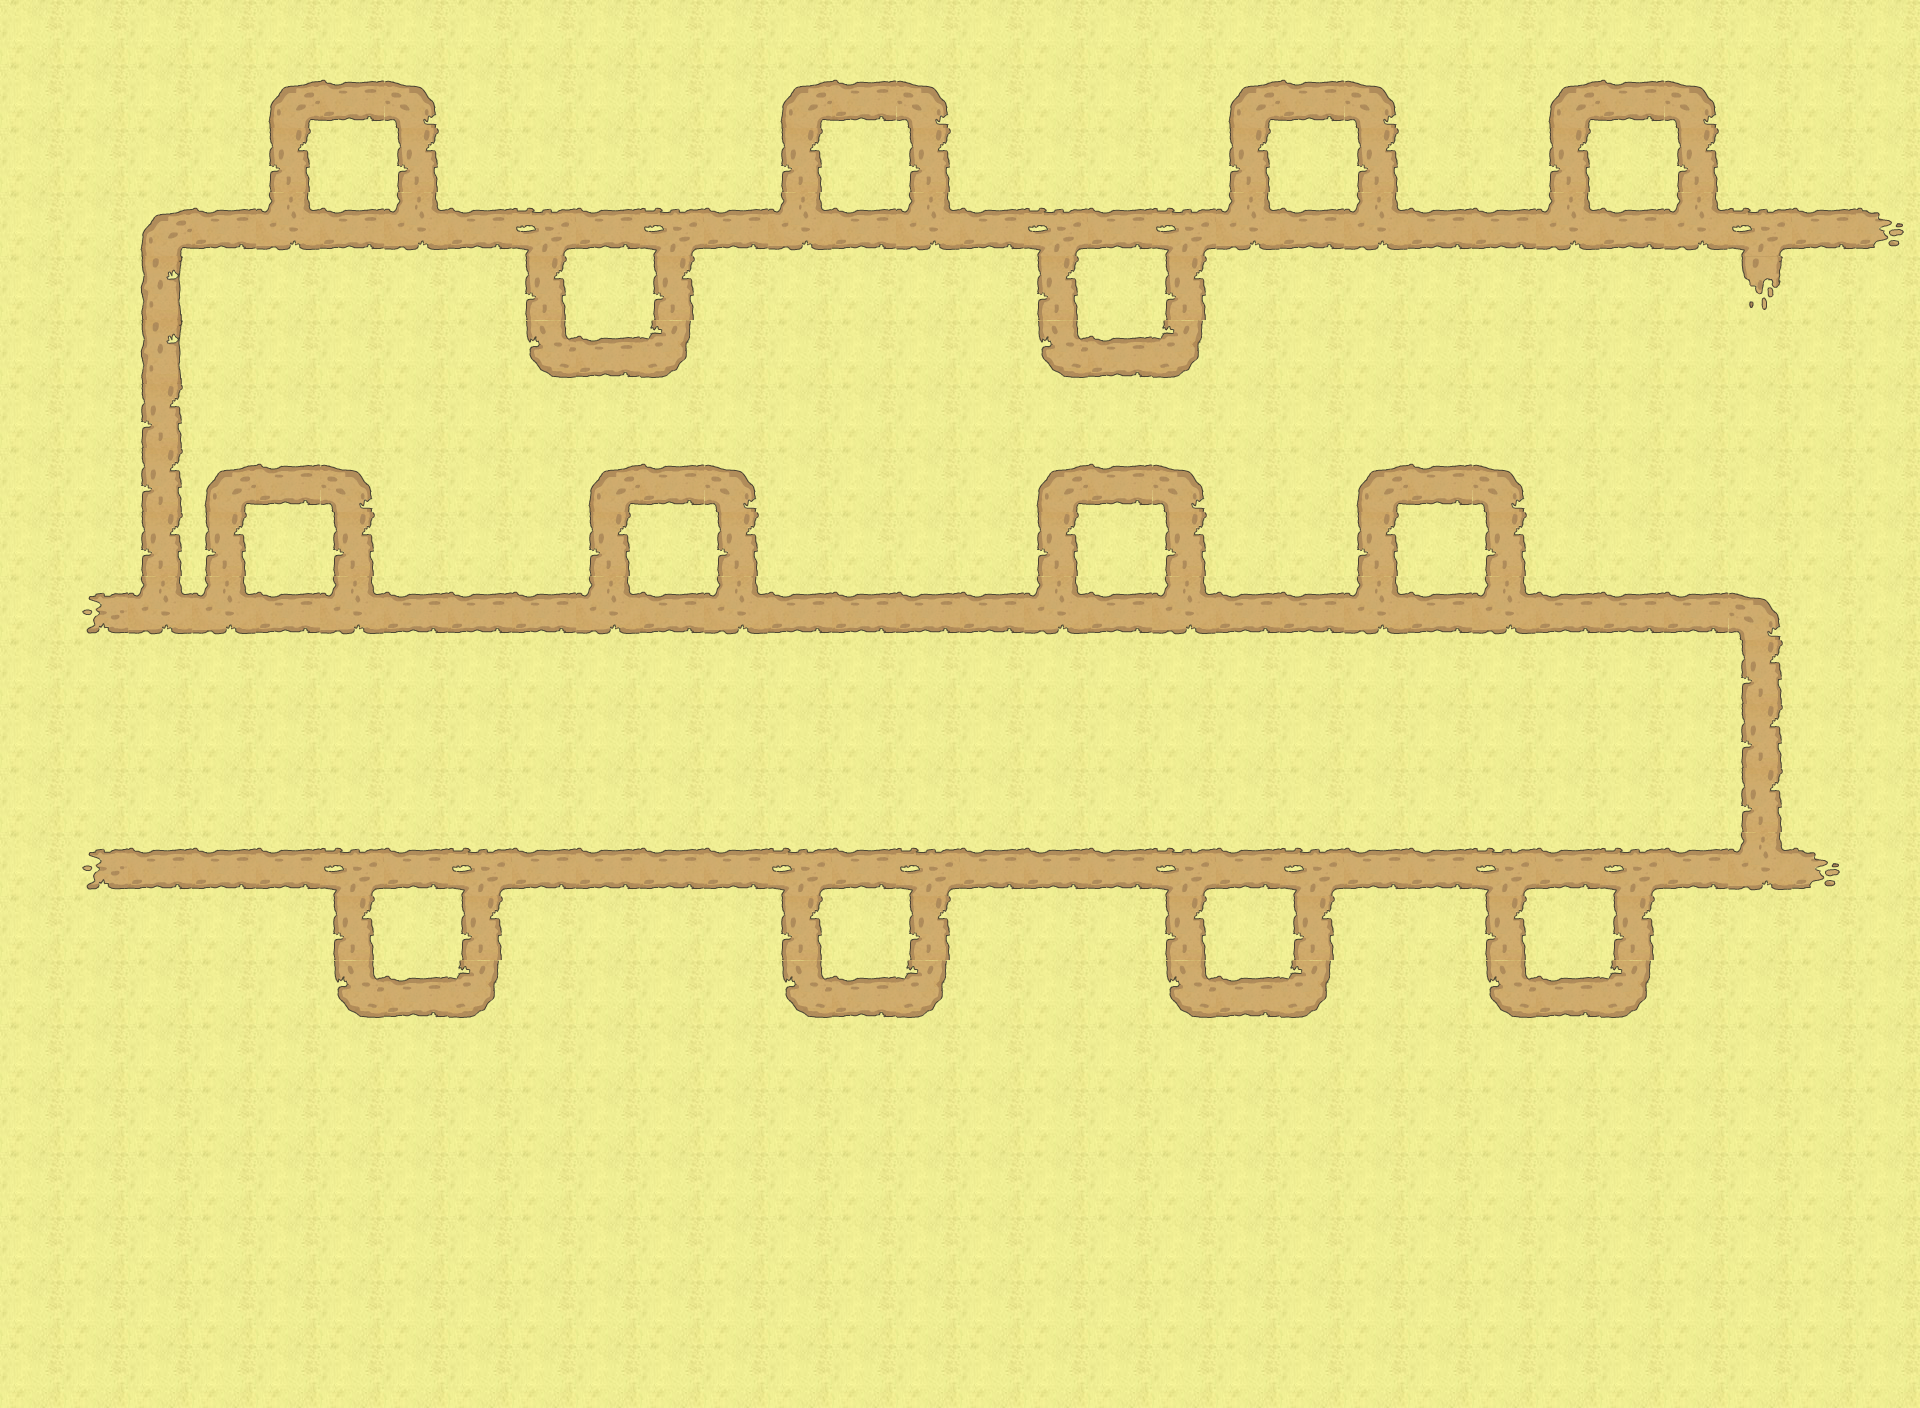

A 2D game scene composited from a Tiled map and its tileset images. What follows is a short description and the map's XML, with each tile layer's data collapsed to a summary:
An orthogonal 30x22 tile map with 64x64 px tiles, 4 tile layers (Ground, Water, Decor, SpecialLayer), 8 tilesets and 42 objects (vine/c0v0, vine/c0v1, vine/c0v2, vine/c0v3, vine/c0v4, ...).

<map version="1.0" orientation="orthogonal" width="30" height="22" tilewidth="64" tileheight="64">
 <tileset firstgid="1" name="water" tilewidth="64" tileheight="64">
  <image source="../../tiles/water.png" width="320" height="1216" />
 </tileset>
 <tileset firstgid="96" name="jungle" tilewidth="64" tileheight="64">
  <image source="../../tiles/jungle.png" width="320" height="1216" />
 </tileset>
 <tileset firstgid="191" name="paths" tilewidth="64" tileheight="64">
  <image source="../../tiles/paths.png" width="320" height="1216" />
 </tileset>
 <tileset firstgid="286" name="objects" tilewidth="64" tileheight="64">
  <image source="../../tiles/objects.png" width="320" height="1216" />
 </tileset>
 <tileset firstgid="381" name="sand" tilewidth="64" tileheight="64">
  <image source="../../tiles/sand.png" width="320" height="1216" />
 </tileset>
 <tileset firstgid="476" name="walls" tilewidth="64" tileheight="64">
  <image source="../../tiles/walls.png" width="320" height="1216" />
 </tileset>
 <tileset firstgid="571" name="special" tilewidth="64" tileheight="64">
  <image source="../../tiles/special.png" width="320" height="1216" />
 </tileset>
 <tileset firstgid="666" name="house" tilewidth="64" tileheight="64">
  <image source="../../tiles/house.png" width="320" height="640" />
 </tileset>
 <layer name="Ground" width="30" height="22">
  <data>[660 cells, 660 non-empty, 1 distinct tile ids]</data>
 </layer>
 <layer name="Water" width="30" height="22">
  <data>[660 cells, 0 non-empty, 0 distinct tile ids]</data>
 </layer>
 <layer name="Decor" width="30" height="22">
  <data>[660 cells, 162 non-empty, 12 distinct tile ids]</data>
 </layer>
 <layer name="SpecialLayer" width="30" height="22">
  <data>[660 cells, 0 non-empty, 0 distinct tile ids]</data>
 </layer>
 <objectgroup name="Objects" width="30" height="22">
  <object name="vine/c0v0" gid="287" x="192" y="896" />
  <object name="vine/c0v1" gid="287" x="384" y="896" />
  <object name="vine/c0v2" gid="287" x="576" y="896" />
  <object name="vine/c0v3" gid="287" x="704" y="896" />
  <object name="vine/c0v4" gid="287" x="832" y="896" />
  <object name="vine/c0v5" gid="287" x="960" y="896" />
  <object name="vine/c0v6" gid="287" x="1088" y="896" />
  <object name="vine/c0v7" gid="287" x="1216" y="896" />
  <object name="vine/c0v8" gid="287" x="1344" y="896" />
  <object name="vine/c0v9" gid="287" x="1536" y="896" />
  <object name="vine/c0v10" gid="287" x="1664" y="896" />
  <object name="vine/c1v0" gid="287" x="1664" y="640" />
  <object name="vine/c1v1" gid="287" x="1536" y="640" />
  <object name="vine/c1v2" gid="287" x="1408" y="640" />
  <object name="vine/c1v3" gid="287" x="1280" y="640" />
  <object name="vine/c1v4" gid="287" x="1088" y="640" />
  <object name="vine/c1v5" gid="287" x="896" y="640" />
  <object name="vine/c1v6" gid="287" x="768" y="640" />
  <object name="vine/c1v7" gid="287" x="640" y="640" />
  <object name="vine/c1v8" gid="287" x="512" y="640" />
  <object name="vine/c1v9" gid="287" x="384" y="640" />
  <object name="vine/c1v10" gid="287" x="320" y="640" />
  <object name="vine/c1v11" gid="287" x="256" y="640" />
  <object name="vine/c2v0" gid="287" x="128" y="448" />
  <object name="vine/c2v1" gid="287" x="128" y="320" />
  <object name="vine/c2v2" gid="287" x="256" y="256" />
  <object name="vine/c2v3" gid="287" x="320" y="256" />
  <object name="vine/c2v4" gid="287" x="384" y="256" />
  <object name="vine/c2v5" gid="287" x="576" y="256" />
  <object name="vine/c2v6" gid="287" x="768" y="256" />
  <object name="vine/c2v7" gid="287" x="896" y="256" />
  <object name="vine/c2v8" gid="287" x="832" y="256" />
  <object name="vine/c2v9" gid="287" x="1088" y="256" />
  <object name="vine/c2v10" gid="287" x="1280" y="256" />
  <object name="vine/c2v11" gid="287" x="1216" y="256" />
  <object name="vine/c2v12" gid="287" x="1472" y="256" />
  <object name="vine/c2v13" gid="287" x="1408" y="256" />
  <object name="vine/c2v14" gid="287" x="1600" y="256" />
  <object name="characters/player/player_one" gid="286" x="64" y="896" />
  <object name="characters/npcs/generic/mita" gid="291" x="128" y="896" />
  <object name="characters/npcs/generic/arnav" gid="291" x="1728" y="768" />
  <object name="characters/npcs/generic/advaith" gid="291" x="128" y="576" />
 </objectgroup>
</map>
